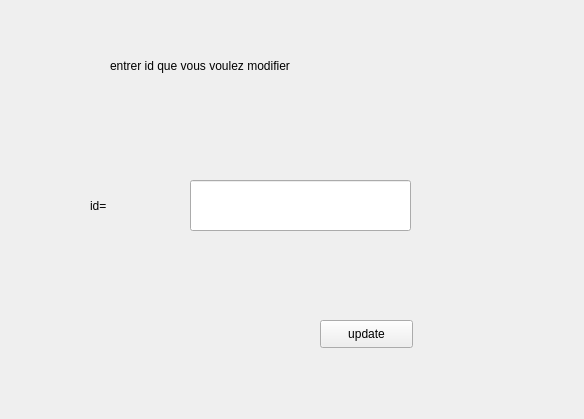
<?xml version="1.0" encoding="UTF-8"?>
<ui version="4.0">
 <class>update</class>
 <widget class="QWidget" name="update">
  <property name="geometry">
   <rect>
    <x>0</x>
    <y>0</y>
    <width>584</width>
    <height>419</height>
   </rect>
  </property>
  <property name="windowTitle">
   <string>Form</string>
  </property>
  <widget class="QLabel" name="label_mo">
   <property name="geometry">
    <rect>
     <x>90</x>
     <y>190</y>
     <width>81</width>
     <height>31</height>
    </rect>
   </property>
   <property name="styleSheet">
    <string notr="true">font: 11pt &quot;MS Shell Dlg 2&quot;;</string>
   </property>
   <property name="text">
    <string>id=</string>
   </property>
  </widget>
  <widget class="QLabel" name="label_2mo">
   <property name="geometry">
    <rect>
     <x>110</x>
     <y>30</y>
     <width>611</width>
     <height>71</height>
    </rect>
   </property>
   <property name="styleSheet">
    <string notr="true">font: 75 24pt &quot;MS Shell Dlg 2&quot;;
font: 10pt &quot;MS Shell Dlg 2&quot;;</string>
   </property>
   <property name="text">
    <string>entrer id que vous voulez modifier</string>
   </property>
  </widget>
  <widget class="QLineEdit" name="lineEdit_mo">
   <property name="geometry">
    <rect>
     <x>190</x>
     <y>180</y>
     <width>221</width>
     <height>51</height>
    </rect>
   </property>
  </widget>
  <widget class="QPushButton" name="pushButton_supp">
   <property name="geometry">
    <rect>
     <x>320</x>
     <y>320</y>
     <width>93</width>
     <height>28</height>
    </rect>
   </property>
   <property name="text">
    <string>update</string>
   </property>
  </widget>
 </widget>
 <resources/>
 <connections/>
</ui>
